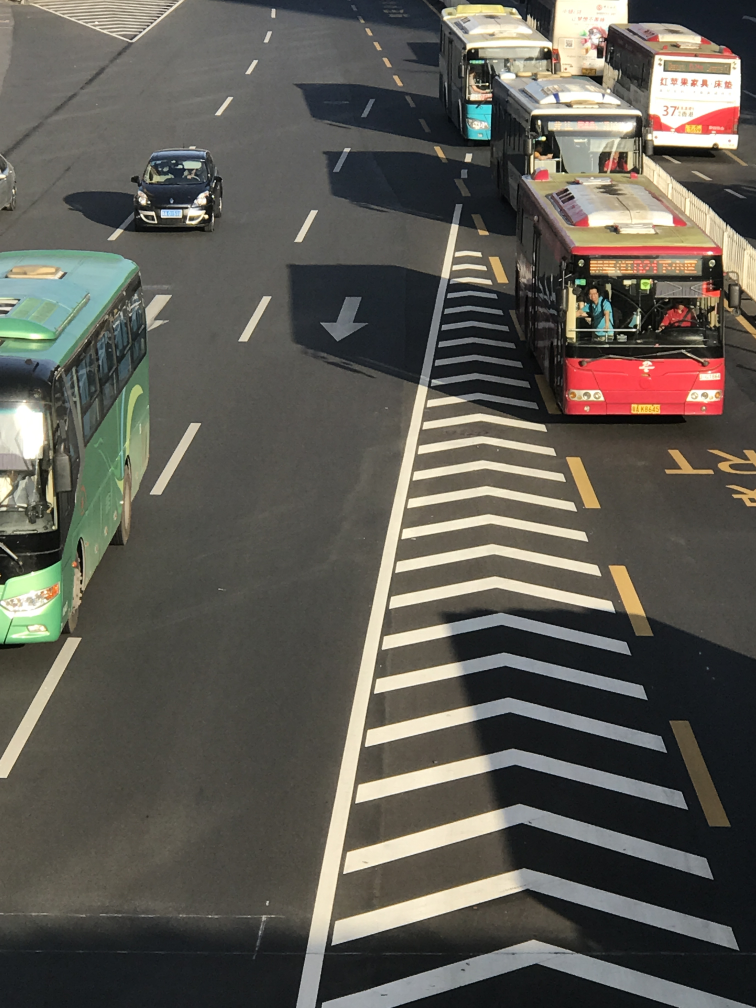
#> input picture data/shipai/normal/IMG_3236.JPG, 3024 x 4032 px, found by its file name (shown at 1/4 size); its folder holds 4 pictures in this run
$ python SCD_threshold.py
#> lines starting #> are read from the running program, lines starting #| are printed output that depends on the picture; pictures that were not available may be replaced by others from this repository, and a replacement may not be noted
# -*- coding:utf-8 -*-

from PIL import Image
import cv2
import numpy as np
import os
from sklearn.cluster import KMeans

'''
   @author:bqFirst
   date:2018-8

'''


# Compute low order moments(1,2,3)
def color_moments(img):
    """compute feature with color moment"""

    # Convert BGR to HSV color space
    hsv = cv2.cvtColor(img, cv2.COLOR_BGR2HSV)
    # Split the channels - h,s,v
    h, s, v = cv2.split(hsv)
    # Initialize the color feature
    color_feature = []
    # N = h.shape[0] * h.shape[1]
    # The first central moment - average
    h_mean = np.mean(h)  # np.sum(h)/float(N)
    s_mean = np.mean(s)  # np.sum(s)/float(N)
    v_mean = np.mean(v)  # np.sum(v)/float(N)
    color_feature.extend([h_mean, s_mean, v_mean])
    # The second central moment - standard deviation
    h_std = np.std(h)  # np.sqrt(np.mean(abs(h - h.mean())**2))
    s_std = np.std(s)  # np.sqrt(np.mean(abs(s - s.mean())**2))
    v_std = np.std(v)  # np.sqrt(np.mean(abs(v - v.mean())**2))
    color_feature.extend([h_std, s_std, v_std])
    # The third central moment - the third root of the skewness
    h_skewness = np.mean(abs(h - h.mean()) ** 3)
    s_skewness = np.mean(abs(s - s.mean()) ** 3)
    v_skewness = np.mean(abs(v - v.mean()) ** 3)
    h_thirdMoment = h_skewness ** (1. / 3)
    s_thirdMoment = s_skewness ** (1. / 3)
    v_thirdMoment = v_skewness ** (1. / 3)
    color_feature.extend([h_thirdMoment, s_thirdMoment, v_thirdMoment])
    return color_feature


# [114 lines left out: functions color_mean, cut, abnorm_discriminant, get_mid, not called in this run]


def image_cluster(data, k):
    """
    :param data:100 * 108（12x9）
    :param k: 我们将图片分成三类，大概为：拥堵，正常，空旷
    :return: 类别索引
    """
    estimator = KMeans(n_clusters=k, init='k-means++')
    estimator.fit(data)
    label_pred = estimator.labels_
    index1 = []
    index2 = []
    index3 = []
    for l in range(len(label_pred)):
        if label_pred[l] == 0:
            index1.append(l)
        elif label_pred[l] == 1:
            index2.append(l)
        else:
            index3.append(l)

    centroids = estimator.cluster_centers_
    # print("标签：\n", label_pred)
    # print("聚类中心：\n",centroids)
    return index1, index2, index3


# [43 lines left out: function features, not called in this run]


if __name__ == "__main__":

    file_dir_norm = "E:\GitRepository\img_recg\data\shipai\\train"
    files_norm = []
    # get files at the current directory path
    for root, dirs, files_name in os.walk(file_dir_norm):
        for file in files_name:
            files_norm.append(root + '\\' + file)

    # 提取整张图片特征，用于聚类
    feature = []
    for f in files_norm:
        img = cv2.imread(f)
#> img is the input picture: shape (4032, 3024, 3); mean B, G, R 84.1, 91.6, 94.4
        ft = color_moments(img)
#> in color_moments, `hsv = cv2.cvtColor(img, cv2.COLOR_BGR2HSV)`: hsv: shape (4032, 3024, 3); mean H, S, V 48.4, 41.8, 97.9
#> in color_moments, `h, s, v = cv2.split(hsv)`:
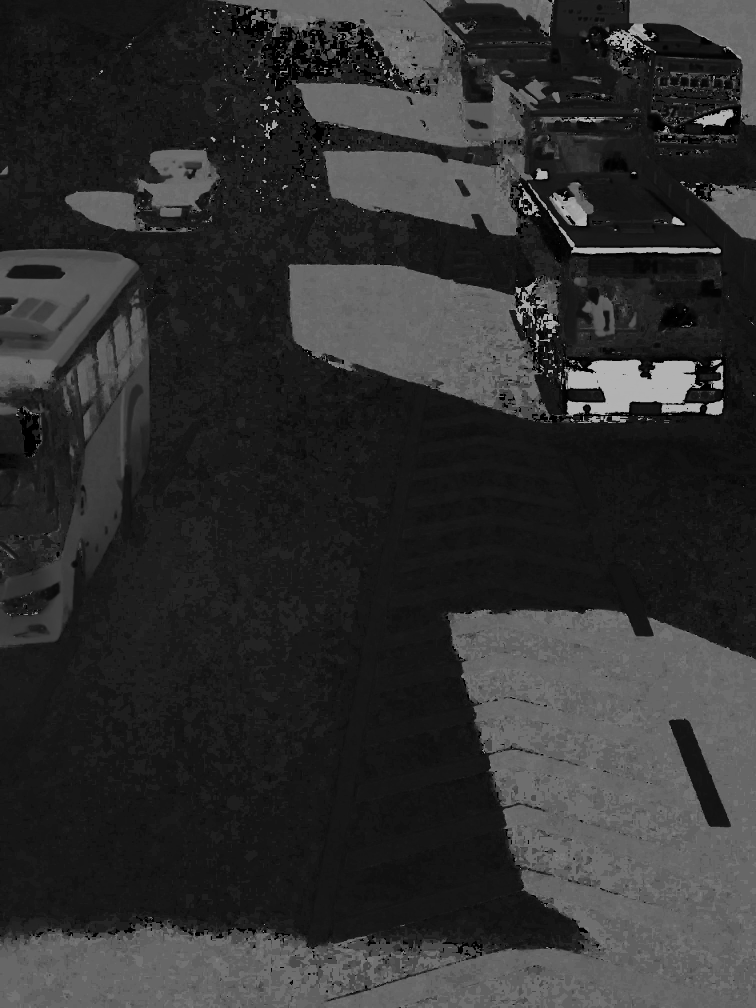
#> h: shape (4032, 3024) (shown at 1/4 size); min 0, max 179, mean 48.4
#> in color_moments, `h, s, v = cv2.split(hsv)`:
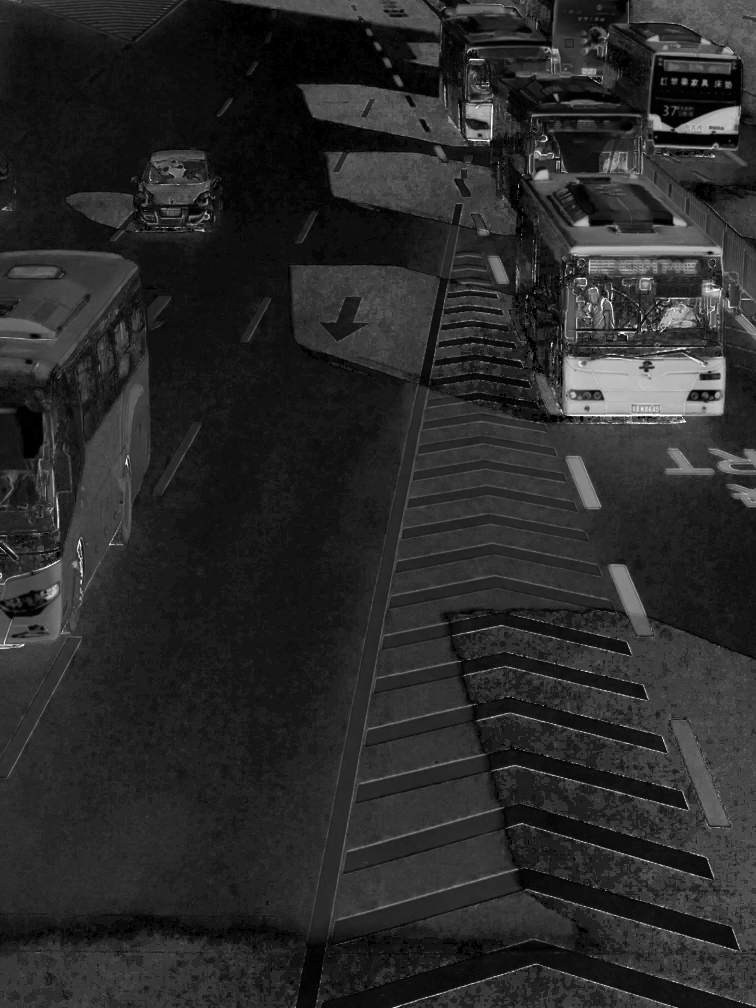
#> s: shape (4032, 3024) (shown at 1/4 size); min 0, max 255, mean 41.8
#> in color_moments, `h, s, v = cv2.split(hsv)`:
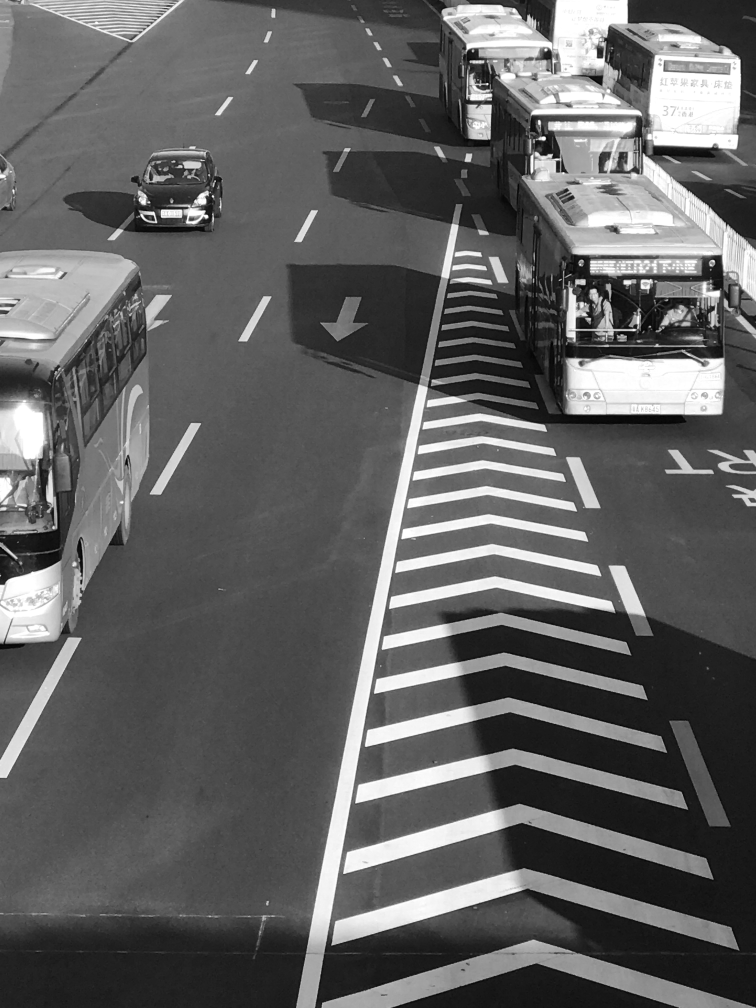
#> v: shape (4032, 3024) (shown at 1/4 size); min 0, max 255, mean 97.9
#> in color_moments, `h_mean = np.mean(h)`: h_mean = 48.41
#> in color_moments, `s_mean = np.mean(s)`: s_mean = 41.81
#> in color_moments, `v_mean = np.mean(v)`: v_mean = 97.88
#> in color_moments, `h_std = np.std(h)`: h_std = 39.1
#> in color_moments, `s_std = np.std(s)`: s_std = 30.89
#> in color_moments, `v_std = np.std(v)`: v_std = 62.48
#> in color_moments, `h_skewness = np.mean(abs(h - h.mean()) ** 3)`: h_skewness = 88766.1
#> in color_moments, `s_skewness = np.mean(abs(s - s.mean()) ** 3)`: s_skewness = 79916.8
#> in color_moments, `v_skewness = np.mean(abs(v - v.mean()) ** 3)`: v_skewness = 421511.9
#> in color_moments, `h_thirdMoment = h_skewness ** (1. / 3)`: h_thirdMoment = 44.61
#> in color_moments, `s_thirdMoment = s_skewness ** (1. / 3)`: s_thirdMoment = 43.07
#> in color_moments, `v_thirdMoment = v_skewness ** (1. / 3)`: v_thirdMoment = 74.98
#> ft = [48.41, 41.81, 97.88, 39.1, 30.89, 62.48, 44.61, 43.07, 74.98]
        feature.append(ft)
    idx1, idx2, idx3 = image_cluster(feature, 3)
#> (the run stopped early here; a loop or call above may not have finished)

$ run again, on data/shipai/normal/IMG_3243.JPG
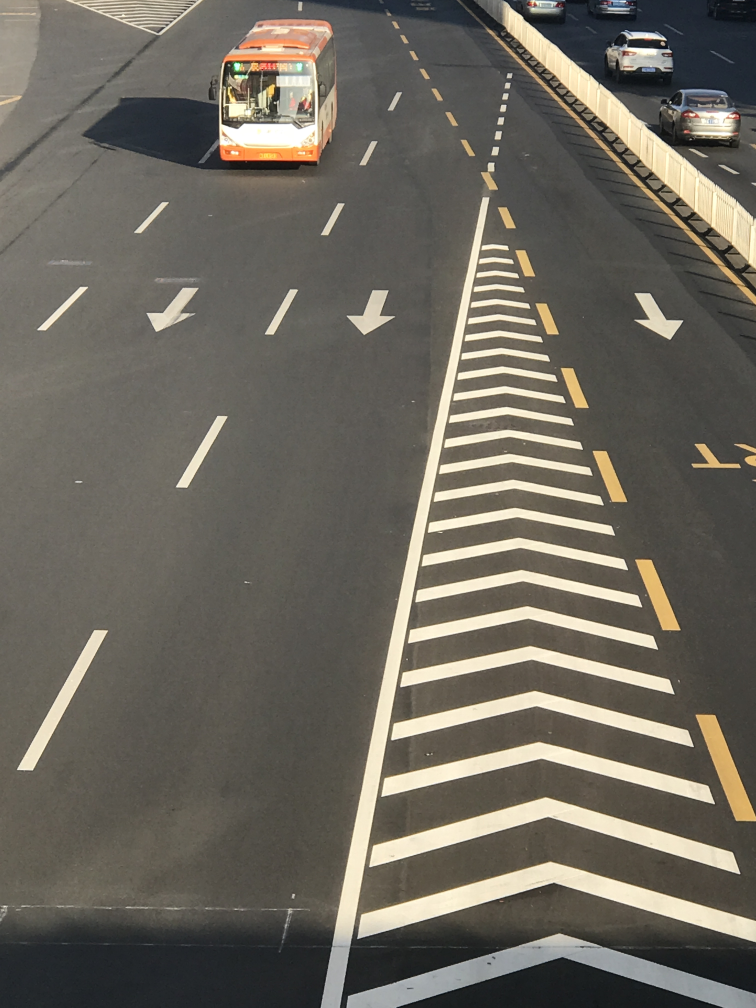
#> input picture data/shipai/normal/IMG_3243.JPG, 3024 x 4032 px, found by its file name (shown at 1/4 size)
#> img is the input picture: shape (4032, 3024, 3); mean B, G, R 94.1, 103.7, 108.2
#> hsv: shape (4032, 3024, 3); mean H, S, V 30.3, 35.9, 109.2
#> in color_moments, `h, s, v = cv2.split(hsv)`:
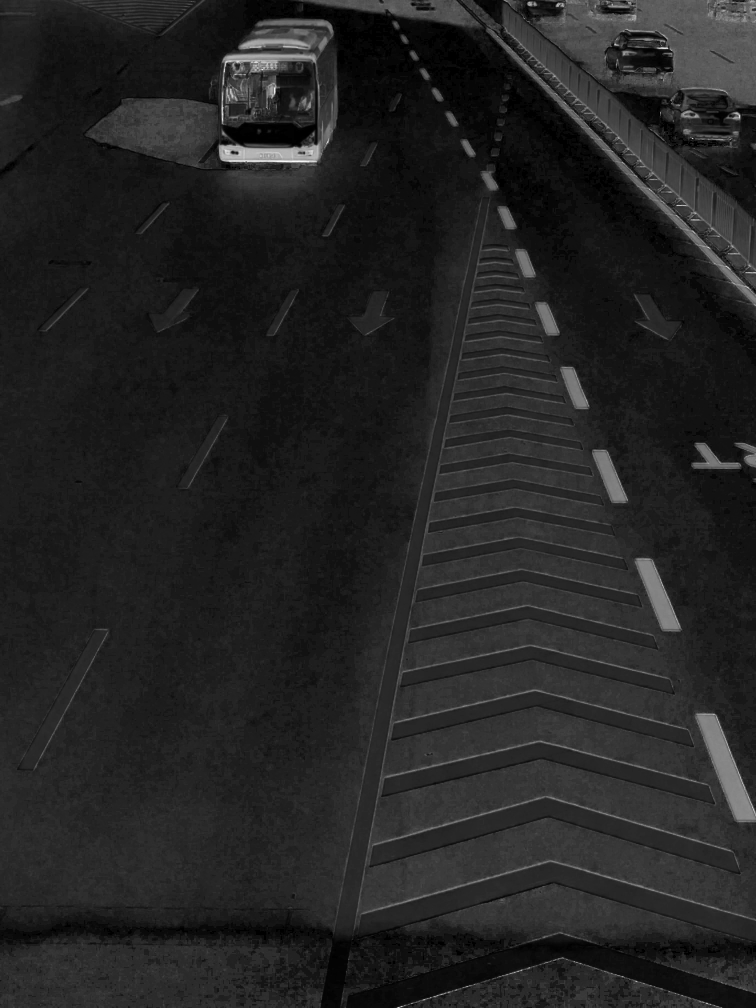
#> s: shape (4032, 3024) (shown at 1/4 size); min 0, max 255, mean 35.9
#> in color_moments, `h, s, v = cv2.split(hsv)`:
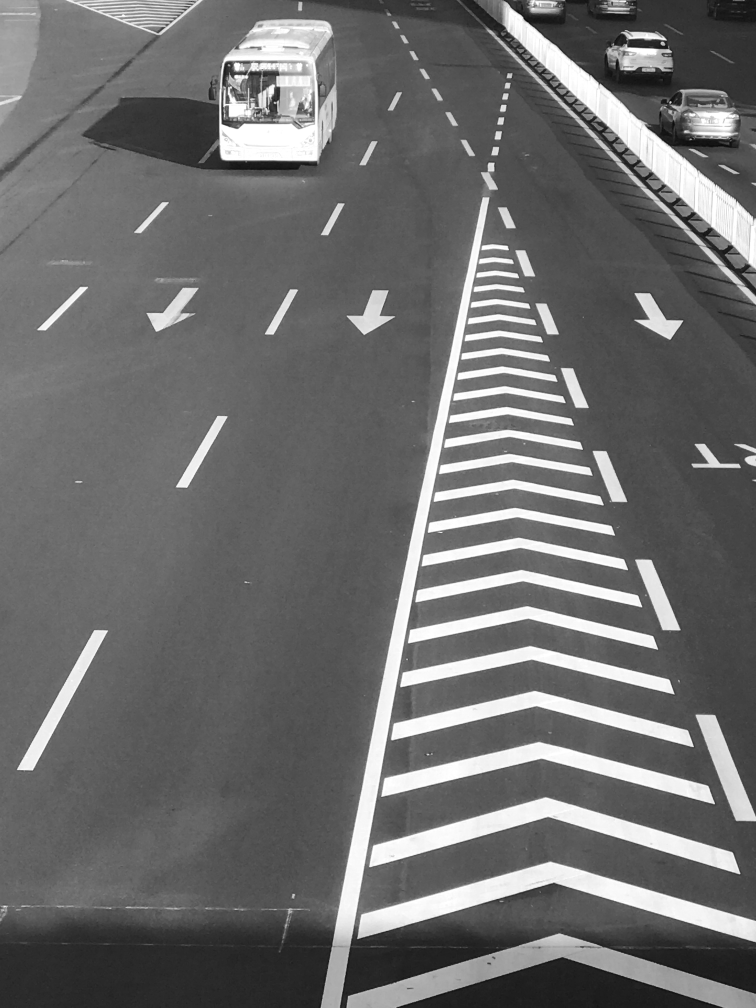
#> v: shape (4032, 3024) (shown at 1/4 size); min 1, max 255, mean 109.2
#> h_mean = 30.33
#> s_mean = 35.85
#> v_mean = 109.2
#> h_std = 26.81
#> s_std = 22.18
#> v_std = 54.74
#> h_skewness = 49438.7
#> s_skewness = 30430.1
#> v_skewness = 329471.6
#> h_thirdMoment = 36.7
#> s_thirdMoment = 31.22
#> v_thirdMoment = 69.07
#> ft = [30.33, 35.85, 109.2, 26.81, 22.18, 54.74, 36.7, 31.22, 69.07]

$ run again, on data/shipai/normal/IMG_3245.JPG
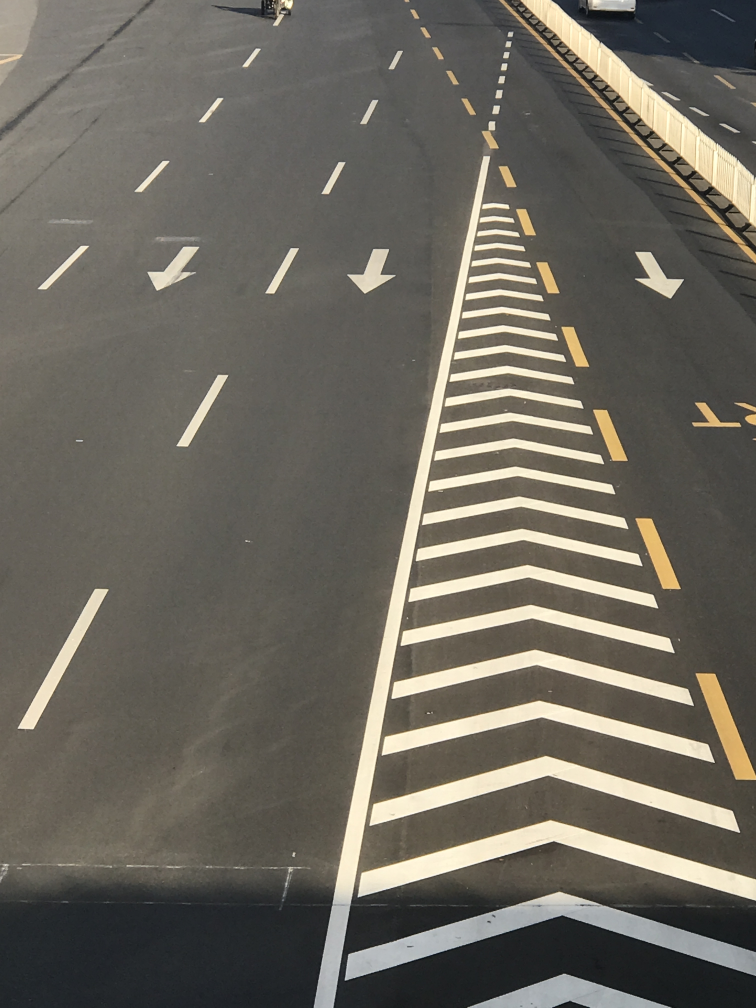
#> input picture data/shipai/normal/IMG_3245.JPG, 3024 x 4032 px, found by its file name (shown at 1/4 size)
#> img is the input picture: shape (4032, 3024, 3); mean B, G, R 94.4, 103.6, 107.7
#> hsv: shape (4032, 3024, 3); mean H, S, V 31.5, 33.9, 108.6
#> in color_moments, `h, s, v = cv2.split(hsv)`:
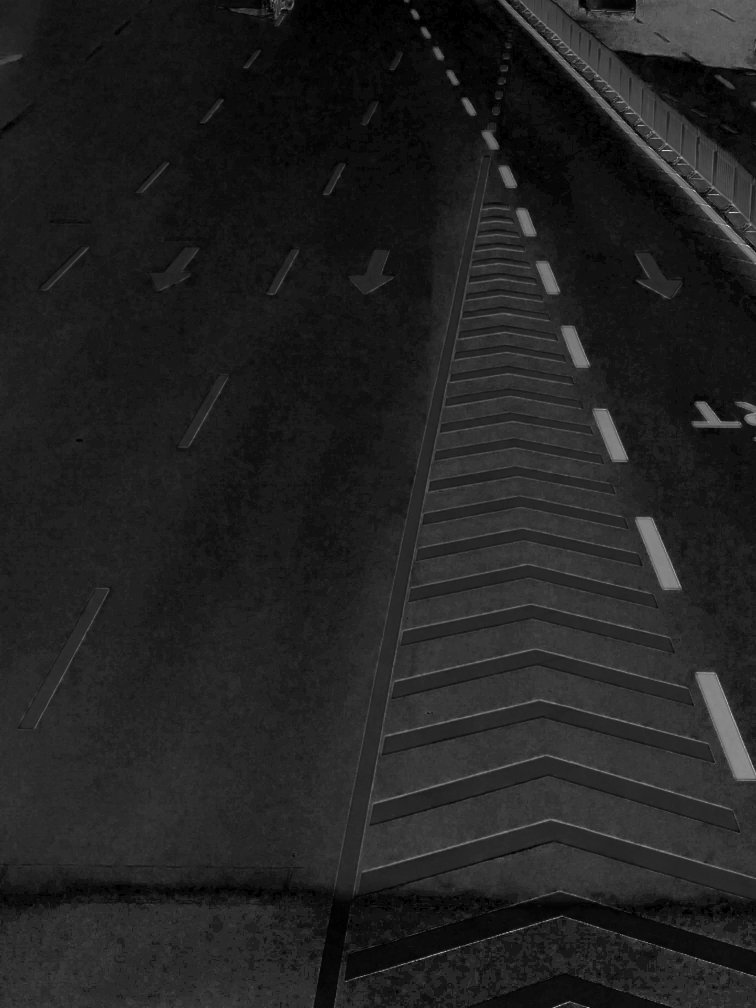
#> s: shape (4032, 3024) (shown at 1/4 size); min 0, max 255, mean 33.9
#> in color_moments, `h, s, v = cv2.split(hsv)`:
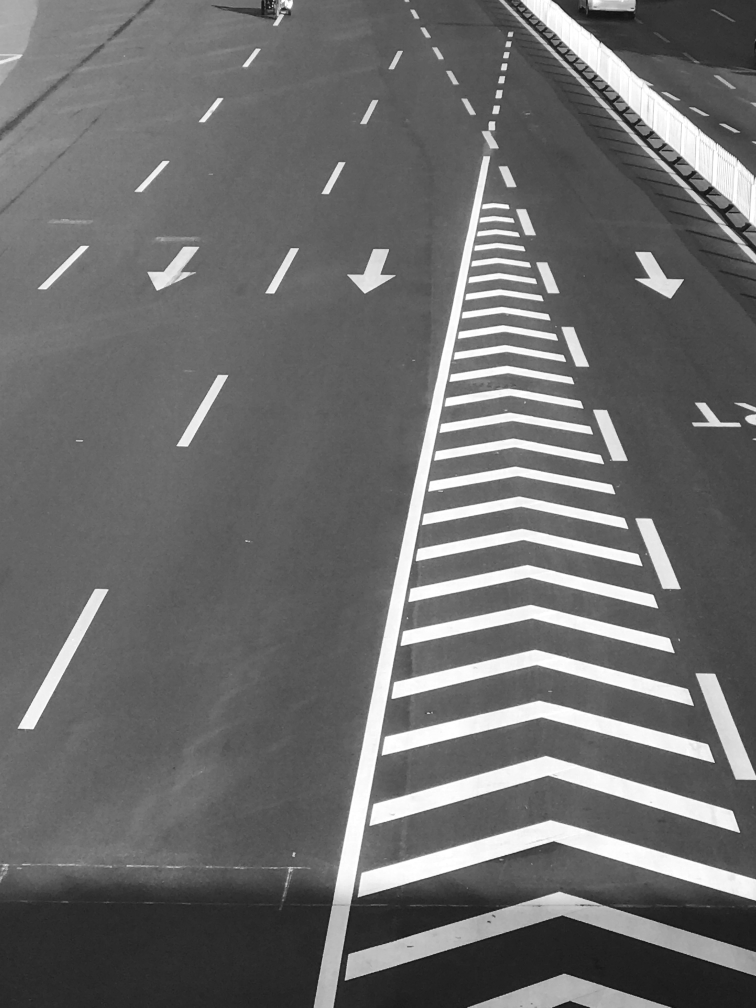
#> v: shape (4032, 3024) (shown at 1/4 size); min 2, max 255, mean 108.6
#> h_mean = 31.5
#> s_mean = 33.91
#> v_mean = 108.6
#> h_std = 28
#> s_std = 19.39
#> v_std = 53.08
#> h_skewness = 53168.1
#> s_skewness = 17808.8
#> v_skewness = 311341
#> h_thirdMoment = 37.6
#> s_thirdMoment = 26.11
#> v_thirdMoment = 67.78
#> ft = [31.5, 33.91, 108.6, 28, 19.39, 53.08, 37.6, 26.11, 67.78]
